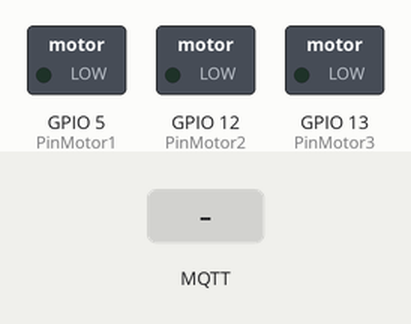
The sketch below on a simulated ESP8266 (NodeMCU). Parts: switched loads named in the sketch (green lamp = pin HIGH). Inputs (shaded band) come from the test bench. WiFi joins after 1.5 s; servers stay silent unless stated; no MQTT or app messages arrive unless stated; what the sketch prints to the serial monitor is not drawn.

Above: at 2.7 s.
2.8 s: MQTT message "1" arrives on the first subscribed topic
At 4.0 s:
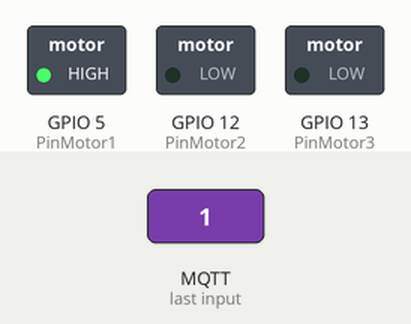
4.3 s: MQTT message "3" arrives on the first subscribed topic
At 5.1 s:
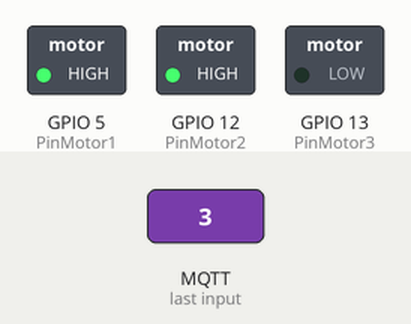
5.8 s: MQTT message "0" arrives on the first subscribed topic
At 6.3 s:
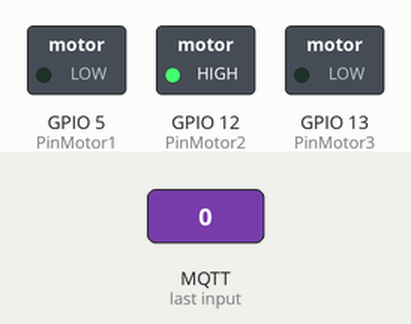
7.3 s: MQTT message "5" arrives on the first subscribed topic
At 8.5 s:
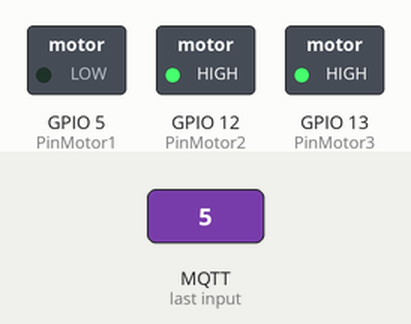
8.8 s: MQTT message "2" arrives on the first subscribed topic
At 9.7 s:
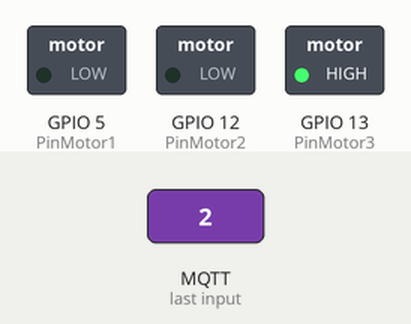
10.3 s: MQTT message "4" arrives on the first subscribed topic
At 10.9 s:
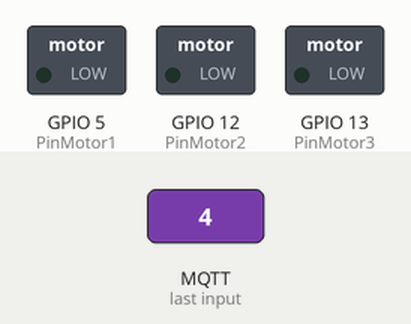
Timing chart, 0 to 12.8 s (numbered marks = the images above; inputs shaded):
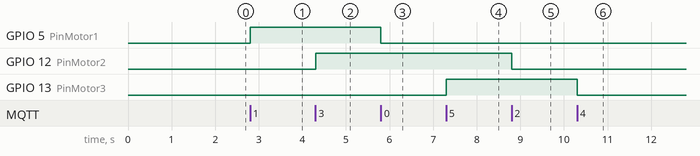

The sketch:

Motores.ino
```cpp
#include <ESP8266WiFi.h>
#include <PubSubClient.h>

// Modifique estos valores con los correspondientes a su red.

const char* ssid = "MERCUSYS_2540";
const char* password = "2106634921";
const char* mqtt_server = "192.168.0.103";

WiFiClient espClient;             // Crea un cliente que pueda conectarse a una dirección IP
PubSubClient client(espClient);   // Crea una instancia de cliente parcialmente inicializado

// Se definen las variables que contendran las etiquetas de los pines
#define PinMotor1 5
#define PinMotor2 12
#define PinMotor3 13

// Se declaran las variables que se utilizaran en el programa
int Motor1;
int Motor2;
int Motor3;
int enclaveM1=0;
int enclaveM2=0;
int enclaveM3=0;

void setup() {
  pinMode(PinMotor1, OUTPUT);                         // Declara como salida los pines que accionara
  pinMode(PinMotor2, OUTPUT);                         // En este caso, los relays que accionarán a los motores
  pinMode(PinMotor3, OUTPUT);
  Serial.begin(115200);                               // Configura la frecuencia del monitor serial
  setup_wifi();
  client.setServer(mqtt_server, 1883);                // Se declara la configuración del servidor MQTT
  client.setCallback(callback);
}

void setup_wifi() {

  delay(10);
  Serial.println();
  Serial.print("Conectandose a ");
  Serial.println(ssid);

  WiFi.begin(ssid, password);                               // Inicializa la conexión Wifi

  while (WiFi.status() != WL_CONNECTED) {
    delay(500);
    Serial.print(".");
  }

  Serial.println("");
  Serial.println("Conectado a WiFi");
  Serial.println("Dirección IP: ");
  Serial.println(WiFi.localIP());
}

void callback(char* topic, byte* payload, unsigned int length) {
  Serial.print("Llego mensaje [");
  Serial.print(topic);
  Serial.print("] ");
  for (int i = 0; i < length; i++) {
    Serial.print((char)payload[i]);
  }
  Serial.println();

  if ((char)payload[0] == '0') {            // Si el mensaje que llega es 0,
    Motor1=0;                               // El circuito normalmente abierto del relay 1 se abre
  }
  if ((char)payload[0] == '1') {            // Si el mensaje que llega es 1,
    Motor1=1;                               // El circuito normalmente abierto del relay 1 se cierra
  }
  if ((char)payload[0] == '2') {            // Si el mensaje que llega es 2,
    Motor2=0;                               // El circuito normalmente abierto del relay 2 se abre
  }
  if ((char)payload[0] == '3') {            // Si el mensaje que llega es 3,
    Motor2=1;                               // El circuito normalmente abierto del relay 2 se cierra
  }
  if ((char)payload[0] == '4') {            // Si el mensaje que llega es 4,
    Motor3=0;                               // El circuito normalmente abierto del relay 3 se abre
  }
  if ((char)payload[0] == '5') {            // Si el mensaje que llega es 5,
    Motor3=1;                               // El circuito normalmente abierto del relay 3 se cierra
  }
  if(Motor1 == 0 && enclaveM1 == 1){        // Se pregunta si ya esta cerrado el relay 1
      digitalWrite(PinMotor1, LOW);         // Si es asi, lo manda a abrir
      Serial.println("Motor 1 apagado");
      enclaveM1=0;                          // Y se quita el enclavamiento
    }
    if(Motor1 == 1 && enclaveM1 == 0){      // Se pregunta si ya esta abierto el relay 1
      digitalWrite(PinMotor1, HIGH);        // Si es asi, lo manda a cerrar
      Serial.println("Motor 1 encendido");
      enclaveM1=1;                          // Y se pone el enclavamiento
    }
    if(Motor2 == 0 && enclaveM2 == 1){      // Se pregunta si ya esta cerrado el relay 2
      digitalWrite(PinMotor2, LOW);         // Si es asi, lo manda a abrir
      Serial.println("Motor 2 apagado");
      enclaveM2=0;                          // Y se quita el enclavamiento
    }
    if(Motor2 == 1 && enclaveM2 == 0){      // Se pregunta si ya esta abierto el relay 2
      digitalWrite(PinMotor2, HIGH);        // Si es asi, lo manda a cerrar
      Serial.println("Motor 2 encendido");
      enclaveM2=1;                          // Y se pone el enclavamiento
    }
    if(Motor3 == 0 && enclaveM3 == 1){      // Se pregunta si ya esta cerrado el relay 3
      digitalWrite(PinMotor3, LOW);         // Si es asi, lo manda a abrir
      Serial.println("Motor 3 apagado");
      enclaveM3=0;                          // Y se quita el enclavamiento
    }
    if(Motor3 == 1 && enclaveM3 == 0){      // Se pregunta si ya esta abierto el relay 3
      digitalWrite(PinMotor3, HIGH);        // Si es asi, lo manda a cerrar
      Serial.println("Motor 3 encendido");
      enclaveM3=1;                          // Y se pone el enclavamiento
    }
  }

void reconnect() {
  while (!client.connected()) {                                 // Entra en un bucle hasta conectarse
    Serial.print("Intentando conexión MQTT...");                // Realiza el intento de conexión
    if (client.connect("ESP8266Client")) {
      Serial.println("Conectado");                              // Una vez conectado, publica un mensaje en el monitor serial...
      client.subscribe("Tuberias/Motores");                     // ... y se suscribe al Topic
    } else {
      Serial.print("Falló, rc=");                               //En caso de fallar, manda el código de error
      Serial.print(client.state());
      Serial.println(" reintentando en 5 segundos");            // Espera 5 segundos para reintentar
      delay(5000);
    }
  }
}
void loop() {

  if (!client.connected()) {
    reconnect();
  }
  client.loop();

  long now = millis();

}
```

Measured:
- after the input at 2.8 s, GPIO 5 (PinMotor1): LOW → HIGH at once
- after the input at 4.3 s, GPIO 12 (PinMotor2): LOW → HIGH at once
- after the input at 5.8 s, GPIO 5 (PinMotor1): HIGH → LOW at once
- after the input at 7.3 s, GPIO 13 (PinMotor3): LOW → HIGH at once
- after the input at 8.8 s, GPIO 12 (PinMotor2): HIGH → LOW at once
- after the input at 10.3 s, GPIO 13 (PinMotor3): HIGH → LOW at once
